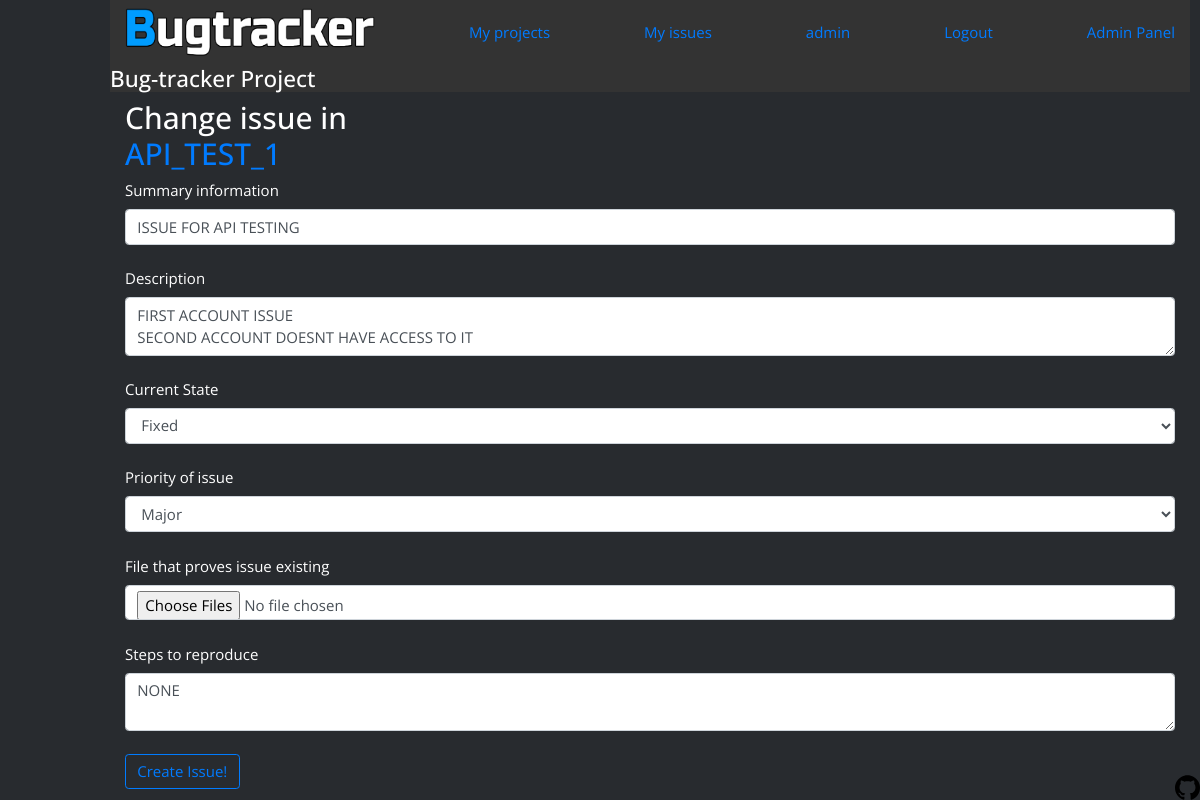
The app's page /issue/API1-1/change (signed in) with its own data.
### data/models.py (models this page shows, shortened)
class User(SqlAlchemyBase, UserMixin, SerializerMixin):
    __tablename__ = 'users'
    id = sqlalchemy.Column(sqlalchemy.Integer,
                           primary_key=True, autoincrement=True)
    username = sqlalchemy.Column(sqlalchemy.String, nullable=False, unique=True)
    hashed_password = sqlalchemy.Column(sqlalchemy.String, nullable=True)
    reg_ip = sqlalchemy.Column(sqlalchemy.String, nullable=True)
    last_ip = sqlalchemy.Column(sqlalchemy.String, nullable=True)
    created_date = sqlalchemy.Column(sqlalchemy.DateTime,
                                     default=datetime.datetime.now)
    role = sqlalchemy.Column(sqlalchemy.String, default='User')
    API_KEY = sqlalchemy.Column(sqlalchemy.String(24))
    issues = orm.relation('Issue',
                          secondary=association_table_user_to_issue,
                          backref='assignees')
    projects = orm.relation('Project',
                            secondary=association_table_user_to_project,
                            backref='members')
    @property
    def is_admin(self) -> bool:
        return self.role == 'Admin'

class Project(SqlAlchemyBase, SerializerMixin):
    __tablename__ = 'projects'
    id = sqlalchemy.Column(sqlalchemy.Integer,
                           primary_key=True, autoincrement=True)
    project_name = sqlalchemy.Column(sqlalchemy.String, nullable=False, unique=True)
    created_date = sqlalchemy.Column(sqlalchemy.DateTime,
                                     default=datetime.datetime.now)
    description = sqlalchemy.Column(sqlalchemy.String(256))
    short_project_tag = sqlalchemy.Column(sqlalchemy.String, unique=True)
    issues = orm.relation('Issue', secondary=association_table_project_to_issue, backref='project')
    def get_project_priorities(self) -> Optional[Iterable[str]]:
        session = create_session()
        priorities_list = session.execute(
            select([association_table_priority_to_project.c.priority]).where(
                association_table_priority_to_project.c.project_id == self.id
            )
        ).fetchall()
        session.close()
        return priorities_list

class Issue(SqlAlchemyBase, SerializerMixin):
    __tablename__ = 'issues'
    id = sqlalchemy.Column(sqlalchemy.Integer,
                           primary_key=True, autoincrement=True, unique=True)
    tracking = sqlalchemy.Column(sqlalchemy.String, unique=True)
    priority = sqlalchemy.Column(sqlalchemy.String, index=True)
    state = sqlalchemy.Column(sqlalchemy.String)
    description = sqlalchemy.Column(sqlalchemy.String)
    steps_to_reproduce = sqlalchemy.Column(sqlalchemy.String)
    summary = sqlalchemy.Column(sqlalchemy.String)
    date_of_creation = sqlalchemy.Column(sqlalchemy.DateTime, default=datetime.datetime.now())
    project_id = sqlalchemy.Column(sqlalchemy.Integer, sqlalchemy.ForeignKey('projects.id'))

### main_app.py (the view, shortened to what this page needs)
@app.route('/issue/<issue_tag>/change', methods=['GET', 'POST'])
@login_required
def change_issue(issue_tag: str):
    session = db_session.create_session()
    issue_object = session.query(Issue).filter(Issue.tracking == issue_tag).first()
    if issue_object is None:
        logger.info(f'Issue with tag {issue_tag} doesnt exist, throw 404')
        session.close()
        abort(404)
    if current_user not in issue_object.project[0].members and not current_user.is_admin:
        logger.info(f'User {current_user.username} doesnt have access to issue with tag {issue_tag}')
        session.close()
        abort(403)
    title = f'Change {issue_object.tracking}'
    change_issue_form: forms.CreateIssue = forms.CreateIssue()
    change_issue_form.priority.choices = [(pr[0], pr[0]) for pr in issue_object.project[0].get_project_priorities()]
    change_issue_form.state.choices = [(st, st) for st in (
        'Unresolved', 'Fixed', 'Not bug', 'Cant reproduce', 'In progress', 'Fixed', 'Rejected')]
    if request.method == 'GET':
        change_issue_form.summary.data, change_issue_form.priority.data, change_issue_form.state.data, \
        change_issue_form.description.data, change_issue_form.steps_to_reproduce.data = \
            issue_object.summary, issue_object.priority, issue_object.state, issue_object.description, \
            issue_object.steps_to_reproduce
    return render_template('new_issue.html', state='Change issue', title=title, project=issue_object.project[0],
                           form=change_issue_form)

### src/forms.py
class CreateIssue(FlaskForm):
    summary = StringField('Summary information', validators=[DataRequired(), Length(min=1, max=64)])
    description = TextAreaField('Description', validators=[DataRequired(), Length(min=1, max=1024)])
    steps_to_reproduce = TextAreaField('Steps to reproduce', validators=[DataRequired(), Length(min=1, max=512)])
    priority = SelectField('Priority of issue')
    state = SelectField('Current State')
    attachments = MultipleFileField('File that proves issue existing')
    submit = SubmitField('Create Issue!')

### data/db_session.py (called while the page is built)
def create_session() -> Session:
    global __factory
    return __factory()

### main_app.py (called while the page is built)
@login_manager.user_loader
def load_user(user_id):
    session = db_session.create_session()
    loaded_user = session.query(User).get(user_id)
    logger.debug(f'User {loaded_user.username} loaded ')
    session.close()
    return loaded_user

### templates/new_issue.html (shortened to what this page needs)
{% extends "base.html" %}
{% block content %}
<form action="" method="post" novalidate>
    <h2 align="left">{{ state }} in <a href="/projects/{{ project.id }}"><h2>{{ project.project_name }}</h2></a></h2>
    <div>
        {{ form.summary.label }} <br>
        {{ form.summary(class="form-control") }} <br>
    </div>
    <div>
        {{ form.description.label }} <br>
        {{ form.description(class="form-control") }} <br>
    </div>
    <div>
        {{ form.state.label }} <br>
        {{ form.state(class="form-control") }} <br>
    </div>
    <div>
        {{ form.priority.label }} <br>
        {{ form.priority(class="form-control") }} <br>
    </div>
    <div>
        {{ form.attachments.label }} <br>
        {{ form.attachments(class="form-control") }} <br>
    </div>
    <div>
        {{ form.steps_to_reproduce.label }} <br>
        {{ form.steps_to_reproduce(class="form-control") }} <br>
    </div>
    <p> {{ form.submit(type="submit", class="btn btn-outline-primary") }}</p>
</form>
{% endblock %}

### templates/base.html (shortened to what this page needs)
<!doctype html>
<html lang="en">
<head>
    <link rel="stylesheet"
          href="https://stackpath.bootstrapcdn.com/bootstrap/4.4.1/css/bootstrap.min.css"
>
    <link rel="stylesheet" href="{{ url_for('static', filename='css/my_css.css') }}">
</head>
<body class="my-body">
<header>
    <nav class="navbar navbar-custom">
      <div>
        <a href="/index">
        <img src="{{ url_for('static', filename='img/logo3.png') }}" width="250" height="50" alt="Bugtracker logo">
        </a>
      </div>
      {% if current_user.is_authenticated %}
        <a class="navbar-link" href='/profile/{{ current_user.id }}/projects'>My projects</a>
        <a class="navbar-link" href='/profile/{{ current_user.id }}/issues'>My issues</a>
        <a class="navbar-link" href="/profile/{{ current_user.id }}">{{ current_user.username }}</a>
        <a class="navbar-link" href="/logout">Logout</a>
        {% if current_user.role == 'Admin' %}
          <a class="navbar-link" href="/admin">Admin Panel</a>
        {% endif %}
      {% endif %}
    </nav>
    <h4 class="my-header">Bug-tracker Project</h4>
</header>
<main role="main" class="container">
    {% block content %}{% endblock %}
</main>
<footer>
    <a href="https://github.com/SadnessPWNZ/Bugtracker-Project">
      <div class="open-source-badge" style="align:right;position:absolute;bottom:0;right:0%;"><img src="{{ url_for('static', filename='img/github_logo.svg') }}"alt="Open source" width=25 height=25></div>
    </a>
</body>
</html>

### static/css/my_css.css (style rules this page uses)
* { font-family: 'Open Sans', sans-serif; font-size: 15px; }
.navbar { background-color: #333333; margin-left: 0px; }
.my-header { color: white; background-color: #333333; }
.my-body { color: white; background-color: #282B2F; margin-left: 100px; padding: 0px 10px; }

### records on screen
User: username "admin"
Project: project_name "API_TEST_1"
Issue: summary "ISSUE FOR API TESTING", description "FIRST ACCOUNT ISSUE SECOND ACCOUNT DOESNT HAVE ACCESS TO IT", state "Fixed", priority "Major", steps_to_reproduce "NONE"

### other values on screen
{{ state }} "Change issue"
